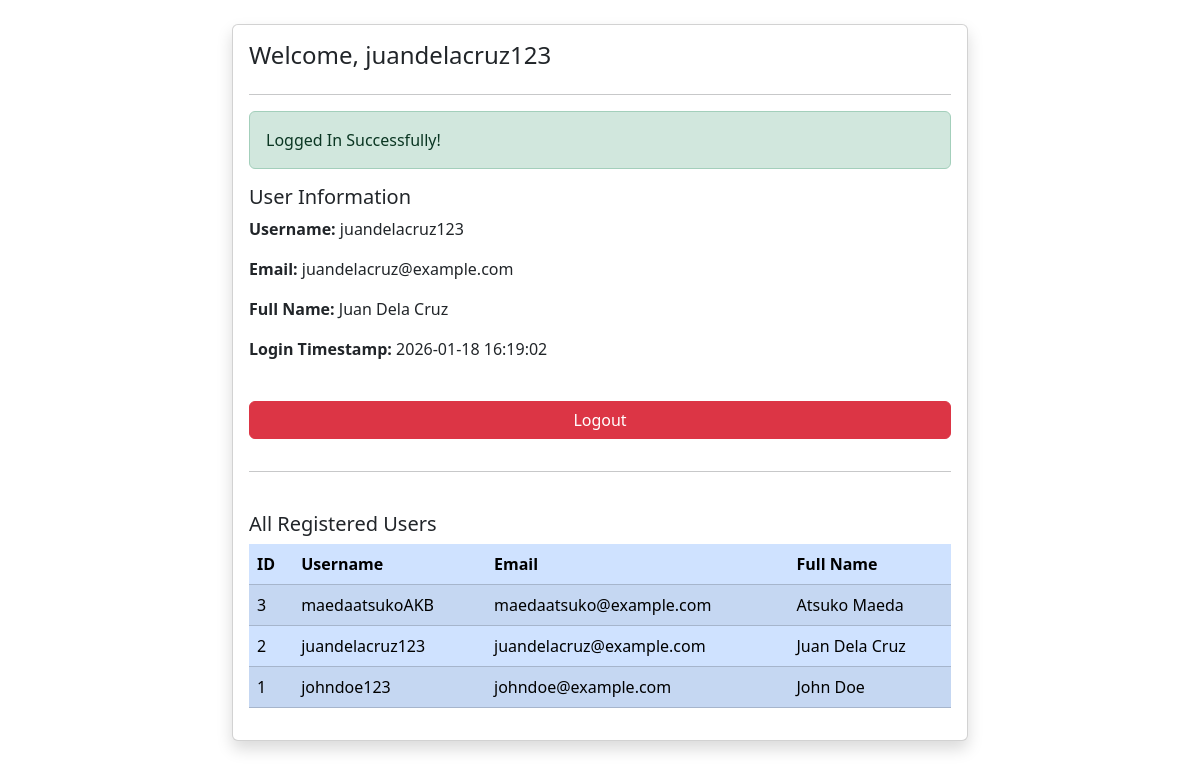
The app's page /welcome.php (signed in) with its own data.
### tables this page shows
CREATE TABLE `users` (
  `id` int(11) NOT NULL,
  `email` varchar(100) NOT NULL,
  `username` varchar(50) NOT NULL,
  `passwd` varchar(255) NOT NULL,
  `fullname` varchar(50) NOT NULL,
  `created_at` timestamp NOT NULL DEFAULT current_timestamp() ON UPDATE current_timestamp()
);

### welcome.php (the view, shortened to what this page needs)
<?php
require_once 'db.php';
if(!isset($_SESSION['is_logged_in'])) {
    $_SESSION['login_required_message'] = "Please login to access this page";
    header('Location: login-form.php');
    exit();
}else {
    try {
        $usersQuery = "SELECT * FROM users ORDER BY created_at DESC";
        $usersResult = mysqli_query($conn, $usersQuery);
    } catch (Exception $e) {
        error_log("DATABASE_ERROR: " . $e->getMessage() . " | Timestamp: " . date('Y-m-d H:i:s'));
        $usersResult = false;
    }
}
?>
<!DOCTYPE html>
<html lang="en">
<head>
    <link href="https://cdn.jsdelivr.net/npm/bootstrap@5.3.2/dist/css/bootstrap.min.css" rel="stylesheet">
</head>
<body>
    <div class="container">
        <div class="row justify-content-center">
            <div class="col-md-8">
                <div class="mt-4 card card-body shadow">
                    <h4>Welcome, <?php echo htmlspecialchars($_SESSION['username']); ?></h4>
                    <hr>
                    <?php
                    if(isset($_SESSION['message'])){
                        echo '<div class="alert alert-success">'.$_SESSION['message'].'</div>';
                    }
                    ?>
                    <div class="mb-4">
                        <h5>User Information</h5>
                        <p><strong>Username:</strong> <?php echo htmlspecialchars($_SESSION['username']); ?></p>
                        <p><strong>Email:</strong> <?php echo htmlspecialchars($_SESSION['email']); ?></p>
                        <p><strong>Full Name:</strong> <?php echo htmlspecialchars($_SESSION['fullname']); ?></p>
                        <p><strong>Login Timestamp:</strong> <?php echo htmlspecialchars($_SESSION['login_timestamp']); ?></p>
                    </div>
                    <div class="mb-3">
                        <a href="logout.php" class="btn btn-danger w-100">Logout</a>
                    </div>
                    <hr>
                    <div class="mt-4">
                        <h5>All Registered Users</h5>
                        <?php if($usersResult && mysqli_num_rows($usersResult) > 0): ?>
                            <div class="table-responsive">
                                <table class="table table-primary table-striped table-hover">
                                    <thead>
                                        <tr>
                                            <th>ID</th>
                                            <th>Username</th>
                                            <th>Email</th>
                                            <th>Full Name</th>
                                        </tr>
                                    </thead>
                                    <tbody>
                                        <?php while($user = mysqli_fetch_assoc($usersResult)): ?>
                                            <tr>
                                                <td><?php echo htmlspecialchars($user['id']); ?></td>
                                                <td><?php echo htmlspecialchars($user['username']); ?></td>
                                                <td><?php echo htmlspecialchars($user['email']); ?></td>
                                                <td><?php echo htmlspecialchars($user['fullname']); ?></td>
                                            </tr>
                                        <?php endwhile; ?>
                                    </tbody>
                                </table>
                            </div>
                        <?php elseif($usersResult === false): ?>
                            <div class="alert alert-danger">Unable to retrieve user data. Please try again later.</div>
                        <?php else: ?>
                            <p class="text-muted">No registered users found.</p>
                        <?php endif; ?>
                    </div>
                </div>
            </div>
        </div>
    </div>
</body>
</html>

### records on screen
users: id "3", username "maedaatsukoAKB", email "maedaatsuko@example.com", fullname "Atsuko Maeda"
users: id "2", username "juandelacruz123", email "juandelacruz@example.com", fullname "Juan Dela Cruz"
users: id "1", username "johndoe123", email "johndoe@example.com", fullname "John Doe"

### other values on screen
$_SESSION['username'] "juandelacruz123"
$_SESSION['message'] "Logged In Successfully!"
$_SESSION['email'] "juandelacruz@example.com"
$_SESSION['fullname'] "Juan Dela Cruz"
$_SESSION['login_timestamp'] "2026-01-18 16:19:02"
